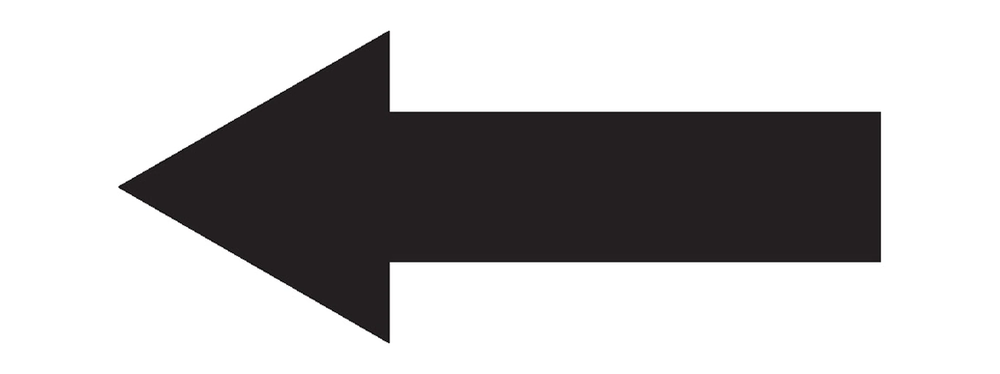
#> input picture sample_images/arrows/arrow2_left.png, 1000 x 374 px, shrunk from 2000 x 749 before the run, found by its file name
$ python 'corner detection(img).py'
#> lines starting #> are read from the running program, lines starting #| are printed output that depends on the picture; after the words box and inside, x2 and y2 are one past the last pixel; in counts of white or black regions, pixels touching at a corner belong together
import cv2
import numpy as np
import matplotlib as plt

img = cv2.imread("/home/celeritas/PycharmProjects/opencv/sample_images/arrows/arrow2_left.png")
#> img is the input picture: shape (374, 1000, 3); mean B, G, R 185.6, 185, 186.5
gray = cv2.cvtColor(img, cv2.COLOR_BGR2GRAY)


# Read the image
print(gray.shape)
#| (374, 1000)
height = gray.shape[0]
#> height = 374
width = gray.shape[1]
#> width = 1000


# Cut the image in half
width_cutoff = width // 2
#> width_cutoff = 500
s1 = gray[:, :width_cutoff]
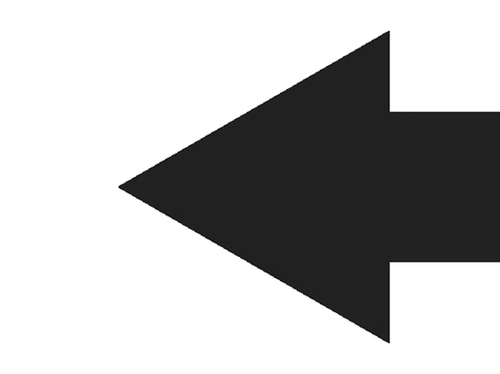
#> s1: shape (374, 500); min 0, max 255, mean 184.4
s2 = gray[:, width_cutoff:]
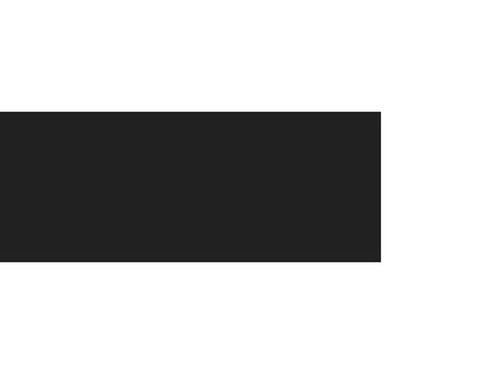
#> s2: shape (374, 500); min 18, max 255, mean 186.9


corners_1 = cv2.goodFeaturesToTrack(s1, 150, 0.5, 50)
#> corners_1 = [[388, 342], [388, 31], [119, 186], [390, 263], [390, 110]]
corners_1 = np.int0(corners_1)
corners_2 = cv2.goodFeaturesToTrack(s2, 150, 0.5, 50)
#> corners_2 = [[380, 112], [380, 261]]
corners_2 = np.int0(corners_2)


number_of_dots_1 = []
number_of_dots_2 = []


for i in corners_1:
    x, y = i.ravel()
    final_1 = cv2.circle(s1,(x,y),5, (0, 0, 255), -1)
    number_of_dots_1.append(len(corners_1))
    cv2.imshow('first part', final_1)
#> this loop made 5 passes
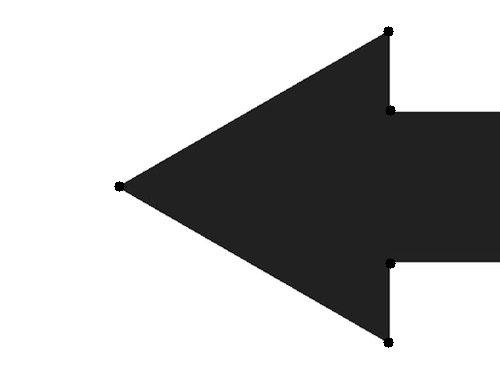
#> s1: shape (374, 500); 0.22% of pixels changed, all inside (x1, y1, x2, y2) = (114, 26, 396, 348)
#> after the loop, number_of_dots_1 = [5, 5, 5, 5, 5]

for j in corners_2:
    x, y = j.ravel()
    final_2 = cv2.circle(s2,(x,y),5, (0, 0, 255), -1)
    print(corners_2)
    number_of_dots_2.append(len(corners_2))
    cv2.imshow('second part', final_2)
#> this loop made 2 passes
#| [[[380 112]]
#|  [[380 261]]]
#| [[[380 112]]
#|  [[380 261]]]
#> after the loop, number_of_dots_2 = [2, 2]

print(number_of_dots_1)
#| [5, 5, 5, 5, 5]
print(number_of_dots_2)
#| [2, 2]

# cv2.imshow('first part',corners_1)
# cv2.imshow('second part',corners_2)

cv2.waitKey()
cv2.destroyAllWindows()

$ run again, with sample_images/arrows/right_arrow.png copied over sample_images/arrows/arrow2_left.png
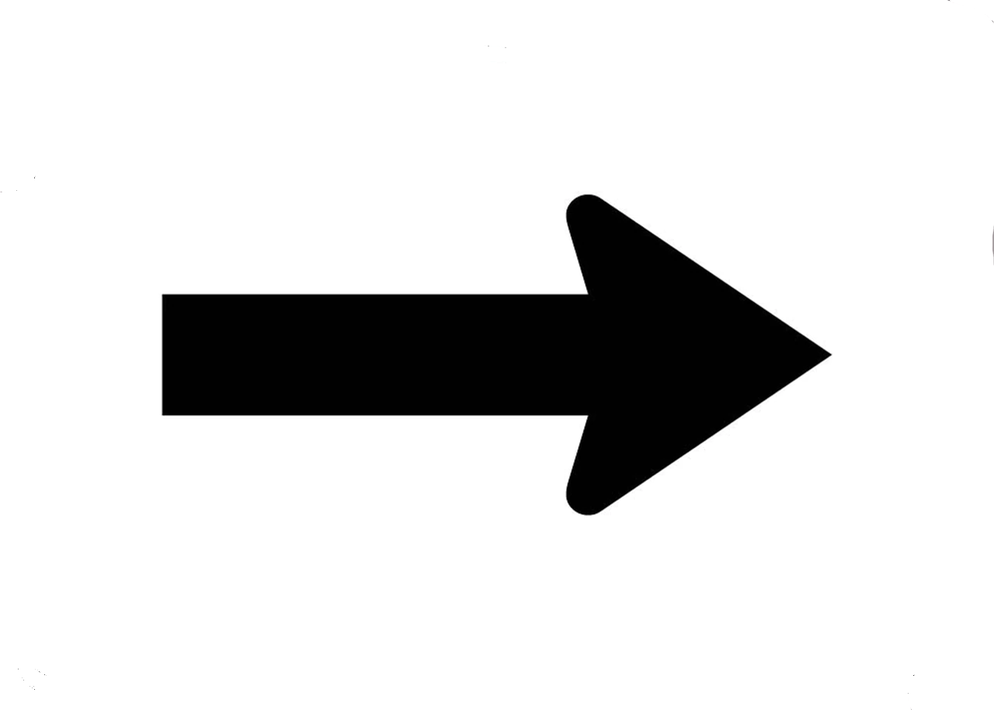
#> input picture sample_images/arrows/right_arrow.png, 994 x 710 px, shrunk from 1280 x 915 before the run, found by its file name
#> img is the input picture: shape (710, 994, 3); mean B, G, R 221, 221, 221
#| (710, 994)
#> `s1 = gray[:, :width_cutoff]`:
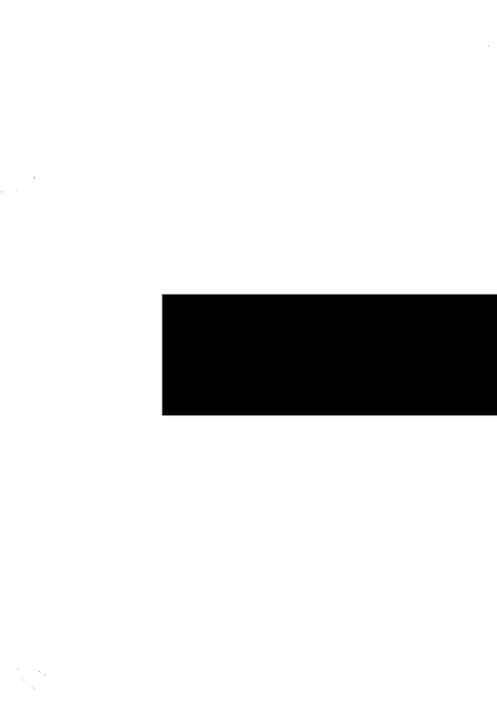
#> s1: shape (710, 497); min 0, max 255, mean 225.8
#> `s2 = gray[:, width_cutoff:]`:
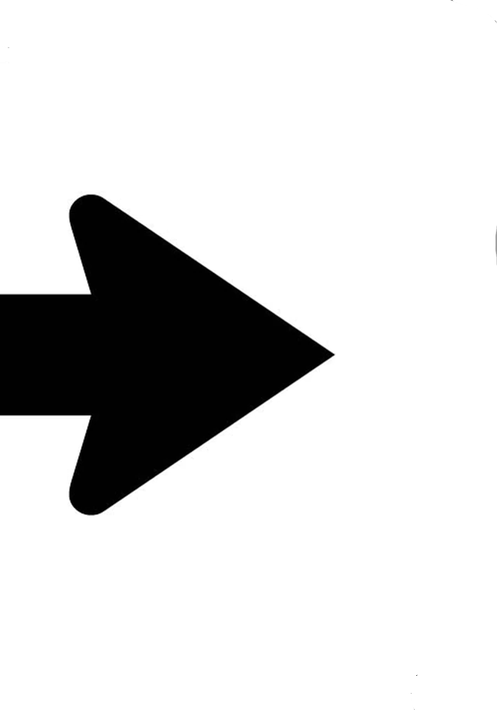
#> s2: shape (710, 497); min 0, max 255, mean 216.2
#> corners_1 = [[163, 414], [163, 295]]
#> corners_2 = [[333, 354], [89, 416], [90, 293]]
#> the loop `for i in corners_1:` made 2 passes
#> after the loop `for i in corners_1:`: number_of_dots_1 = [2, 2]
#> the loop `for j in corners_2:` made 3 passes
#> (printed output is left out)
#> after the loop `for j in corners_2:`: number_of_dots_2 = [3, 3, 3]
#| [2, 2]
#| [3, 3, 3]
